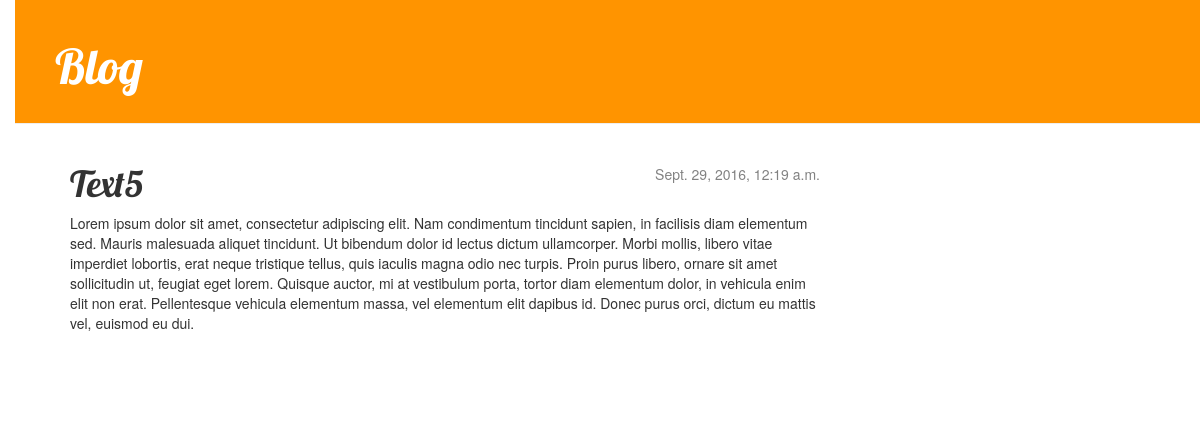
The app's page /post/1/ with its own data.
### blog/models.py (models this page shows, shortened)
class Post(models.Model):
    username = models.ForeignKey('auth.User')
    email = models.EmailField(max_length=50)
    title = models.CharField(max_length=200)
    text = models.TextField()
    created_date = models.DateTimeField(
            default=timezone.now)
    published_date = models.DateTimeField(
            blank=True, null=True)

### blog/views.py (the view)
# urls.py: url(r'^post/(?P<pk>[0-9]+)/$', views.post_detail, name='post_detail'),
def post_detail(request, pk):
        post = get_object_or_404(Post, pk=pk)
        return render(request, 'blog/post_detail.html', {'post': post})

### blog/templates/blog/post_detail.html
     {% extends 'blog/base.html' %}
    {% block content %}
        <div class="post">
            {% if post.published_date %}
                <div class="date">
                    {{ post.published_date }}
                </div>
            {% endif %}
            <h1>{{ post.title }}</h1>
            <p>{{ post.text|linebreaksbr }}</p>
        </div>
    {% endblock %}

### blog/static/css/blog.css (style rules this page uses)
body { padding-left: 15px; }
h1, h2, h3, h4 { font-family: 'Lobster', cursive; }
.date { float: right; color: #828282; }
.post { margin-bottom: 70px; }

### records on screen
Post: published_date "Sept. 29, 2016, 12:19 a.m.", title "Text5", text "Lorem ipsum dolor sit amet, consectetur adipiscing elit. Nam condimentum tincidunt sapien, in facilisis diam elementum sed. Mauris malesuada aliquet tincidunt. Ut bibendum dolor id lectus dictum ullamcorper. Morbi mollis, libero vitae imperdiet lobortis, erat neque tristique tellus, quis iaculis magna odio nec turpis. Proin purus libero, ornare sit amet sollicitudin ut, feugiat eget lorem. Quisque auctor, mi at vestibulum porta, tortor diam elementum dolor, in vehicula enim elit non erat. Pellentesque vehicula elementum massa, vel elementum elit dapibus id. Donec purus orci, dictum eu mattis vel, euismod eu dui."
